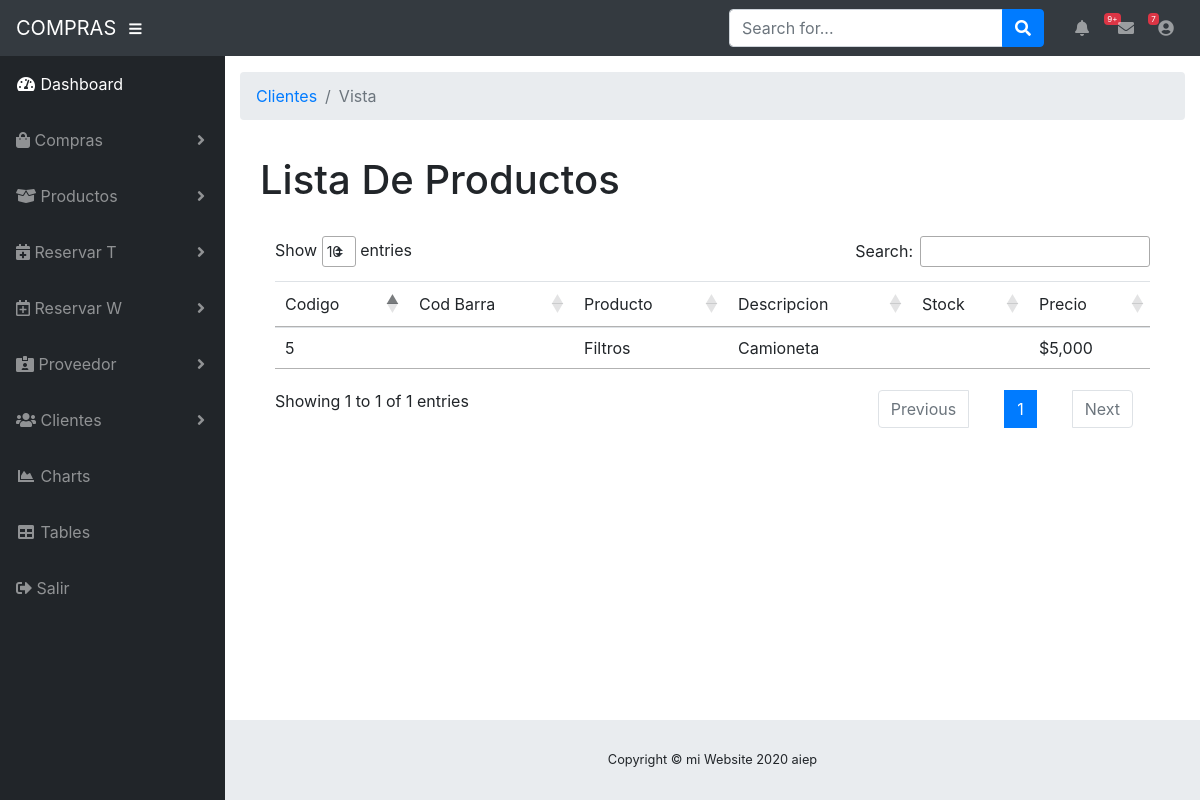
The page /listado_producto.php (signed in) on the database as committed earlier.
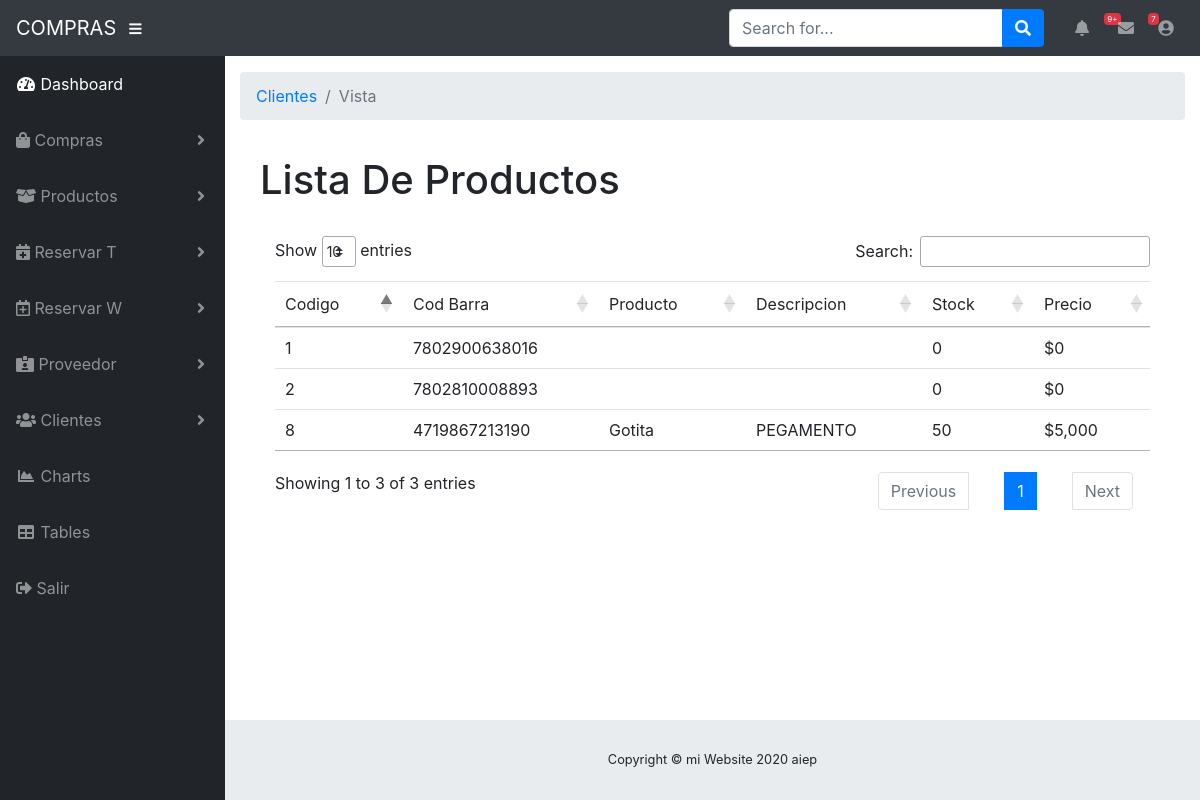
The same page on the database as committed later.
### tables this page shows
CREATE TABLE `mis_productos` (
  `id` int(11) NOT NULL,
  `Barra` varchar(50) NOT NULL,
  `name` varchar(200) NOT NULL,
  `description` text NOT NULL,
  `price` varchar(200) NOT NULL,
  `Stock` int(11) NOT NULL,
  `created` datetime NOT NULL,
  `modified` datetime NOT NULL,
  `status` enum('1','0') NOT NULL DEFAULT '1'
);

### listaproductos.php (the view, shortened to what this page needs)
<?php
$mysqli =new mysqli("localhost","root","","proyecto");
$salida ="";
$query ="SELECT * FROM mis_productos ORDER BY id ASC LIMIT 10";
$resultado = $mysqli->query($query);
if ($resultado->num_rows >0){
	$salida.="<form method='POST'>
		<div class='table-responsive'>
				<table class='table' id='productos'>
				<thead>
				<tr>
				<td>Codigo</td>
                <td>Cod Barra</td>
					<td>Producto</td>
					<td>Descripcion</td>
                    <td>Stock</td>
					<td>Precio</td>
				</tr>
				</thead>
				<tbody>";
	while($fila=$resultado->fetch_assoc()){
		$salida.="<tr>
					<td>".$fila['id']."</td>
                    <td>".$fila['Barra']."</td>
					<td>".$fila['name']."</td>
					<td>".utf8_encode($fila['description'])."</td>
                    <td>".$fila['Stock']."</td>
					<td>$".utf8_encode(number_format($fila['price']))."</td>
				</tr>";
	}
	$salida.="</tbody>
	</table>
	</div>
	</form>
	<script>
$(document).ready(function() {
$('div.dataTables_filter input').focus();
$('#productos').DataTable({
'language': {
'url': '//cdn.datatables.net/plug-ins/1.10.19/i18n/Spanish.json'
}
} );
} );
</script>";
	}
	echo $salida;
?>

Rows that differ between the two databases and show on the page:
removed mis_productos: id "5", name "Filtros", description "Camioneta", price "5,000"
added mis_productos: id "1", Barra "7802900638016", Stock "0", price "0"
added mis_productos: id "2", Barra "7802810008893", Stock "0", price "0"
added mis_productos: id "8", Barra "4719867213190", name "Gotita", description "PEGAMENTO", Stock "50", price "5,000"
Other text that changed with them:
text written by a page script: "Show entries Search: Showing 1 to 1 of 1 entries Previous 1 Next" → "Show entries Search: Showing 1 to 3 of 3 entries Previous 1 Next"
